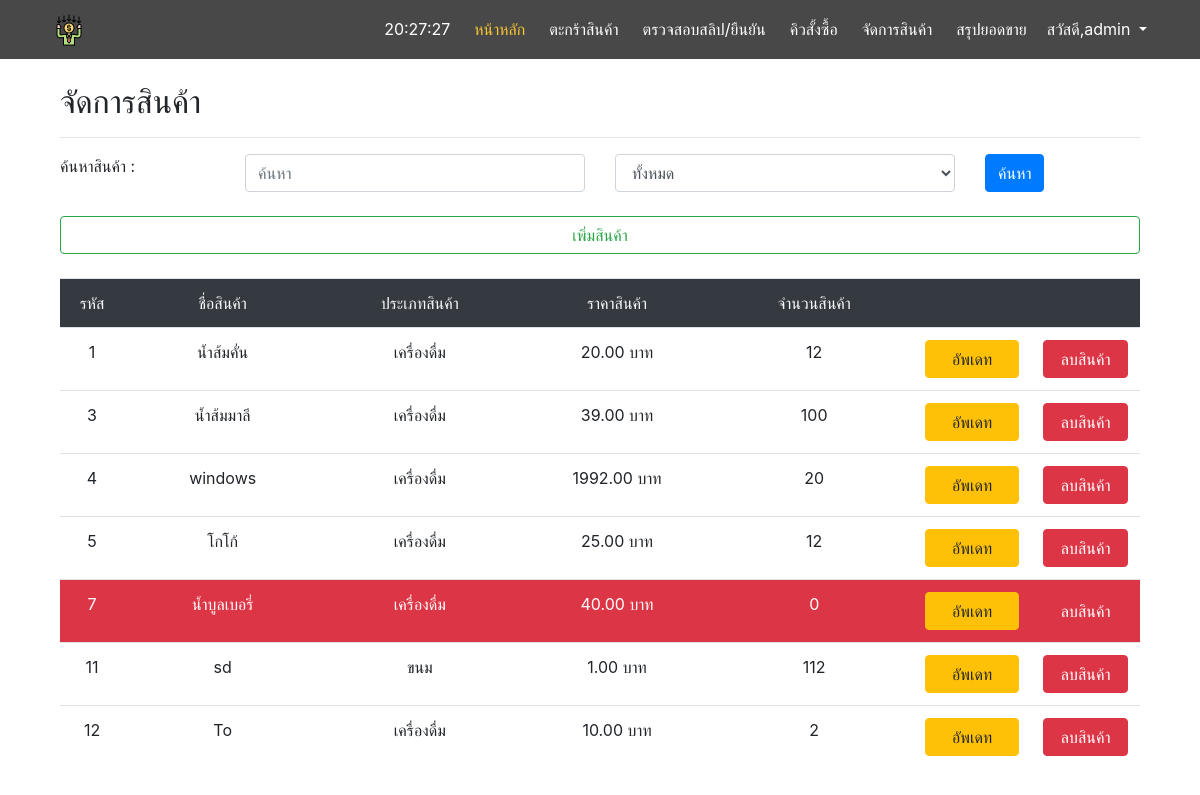
Page /manage/ (signed in) on the committed database.
### main/models.py (models this page shows, shortened)
class Product(models.Model):
    type = models.ForeignKey(Type, on_delete=models.PROTECT,null=True)
    name = models.CharField(max_length=255)
    description = models.CharField(max_length=255,null=True)
    price = models.FloatField()
    stock = models.IntegerField()
    picture = models.ImageField(default='product_pic/default.png',upload_to='product_pic',null=True,blank=True)

class Type(models.Model):
    type_name = models.CharField(max_length=255)

### manage/views.py (the view)
# urls.py: path('', views.manage, name='manage'),
@login_required
@permission_required('main.view_product')
def manage(request):
    product = Product.objects.all()
    type = Type.objects.all()
    searchtype = request.GET.get('sel','')
    searchtxt = request.GET.get('search','')
    if searchtxt:
        product = product.filter(name__icontains=searchtxt)
    if searchtype > '0':
        product = product.filter(type_id=searchtype)
    context = {
        'product' : product,
        'type' : type,
        'searchtxt' : searchtxt
    }
    return render(request, 'manage/manage.html', context=context)

### manage/templates/manage/manage.html (shortened to what this page needs)
{% extends 'base.html' %}
{% block content %}
<body>
  <div class="container">
    <h2>จัดการสินค้า</h2>
    <hr>
    <form method="GET" action="{% url 'manage' %}">
      <div class="row">
        <div class="col-sm-2">
          <label>ค้นหาสินค้า :</label>
        </div>
        <div class="col-sm-4">
          <input type="text" name="search" value="{{searchtxt}}" placeholder="ค้นหา" class="form-control col">
        </div>
        <div class="col-sm-4">
          <select name="sel" id="" class="form-control col">
            <option value="0">ทั้งหมด</option>
          </select>
        </div>
        <div class="col">
          <input type="submit" value="ค้นหา" class="btn btn-primary">
        </div>
      </div><br>
      <div class="row">
        <div class="col">
          <a href="{% url 'addpd'%}">
            <div class="btn btn-outline-success col">เพิ่มสินค้า</div>
          </a>
        </div>
      </div>
    </form><br>
      <table class="table table-bordered-primary text-center">
        <thead class="bg-dark text-light">
          <tr>
            <td>รหัส</td>
            <td>ชื่อสินค้า</td>
            <td>ประเภทสินค้า</td>
            <td>ราคาสินค้า</td>
            <td>จำนวนสินค้า</td>
            <td></td>
            <td></td>
          </tr>
        </thead>
        <tbody>
        {% for p in product %}
          {% if p.stock == 0%}
            <tr class='text-white bg-danger'>
          {% else %}
            <tr>
          {% endif %}
            <td width='10'>{{ p.id }}</td>
            <td width='150'>{{ p.name }}</td>
            <td width='150'>{{ p.type.type_name }}</td>
            <td width='150'>{{ p.price|stringformat:".2f" }} บาท</td>
            <td width='150'>{{ p.stock }}</td>
            <td width='20'>
              <a href="{% url 'pup' product_id=p.id %}">
                <div class="btn btn-warning col">อัพเดท</div>
              </a>
            </td>
            <td width='20'>
              <a href="{% url 'del_product' product_id=p.id %}">
                <div class="btn btn-danger col">ลบสินค้า</div>
              </a>
            </td>
          </tr>
          {% endfor %}
        </tbody>
      </table>
  </div>
</body>
{% endblock %}

### templates/base.html (shortened to what this page needs)
<!DOCTYPE html>
{% load static %}
<html lang="en">
<head>
    <link rel="stylesheet" type="text/css" href="{% static 'css/bootstrap.css'%}">
    <link rel="stylesheet" type="text/css" href="{% static 'css/base2.css'%}">
</head>
<body onload="startTime()">
    <nav class="navbar navbar-expand-lg sticky-top">
		<div class="container">
			<a class="navbar-brand text-white" href="{% url 'index' %}">
            <img src="{% static 'payment-terminal.png'%}"></a>
			<div class="collapse navbar-collapse" id="nvbCollapse">
				<ul class="navbar-nav ml-auto">
                    <li class="nav-item pl-1">
                        <a class="nav-link" href="#"><class="fa fa-user-plus fa-fw mr-1" id='txt'></a>
                    </li>
					<li class="nav-item active pl-1">
						<a class="nav-link" href="{% url 'index' %}">หน้าหลัก</a>
					</li>
					<li class="nav-item pl-1">
						<a class="nav-link" href="{% url 'basket' %}">ตะกร้าสินค้า</a>
					</li>
                    {% if request.user.is_staff %}
                        <li class="nav-item pl-1">
                            <a class="nav-link" href="#">ตรวจสอบสลิป/ยืนยัน</a>
                        </li>
                        <li class="nav-item pl-1">
                            <a class="nav-link" href="{% url 'queue' %}">คิวสั้งซื้อ</a>
                        </li>
                        <li class="nav-item pl-1">
                            <a class="nav-link" href="{% url 'manage' %}">จัดการสินค้า</a>
                        </li>
                        <li class="nav-item pl-1">
                            <a class="nav-link" href="{% url 'allreport' %}">สรุปยอดขาย</a>
                        </li>
                    {% endif %}
                    <li class="nav-item dropdown pl-1">
                    {% if request.user.is_active %}
                        <a class="nav-link dropdown-toggle" href="#" id="navbarDropdown" role="button" data-toggle="dropdown" aria-haspopup="true" aria-expanded="false">
                            สวัสดี,{{request.user}}
                        </a>
                    </li>
                    {% else %}
                        <a class="nav-link" href="{% url 'login' %}">เข้าสู่ระบบ</a>
                    {% endif %}
				</ul>
			</div>
		</div>
	</nav>
    <br>
    <div class="container">
        {% block content %}
        {% endblock %}
    </div>
</body>
</html>

### static/css/base2.css (style rules this page uses)
.navbar { background-color: #484848; }
.navbar .navbar-nav .nav-link { color: #fff; }
.navbar .navbar-nav .active > .nav-link { color: #fbc531; }

### rows in the picture
Product: id "1", name "น้ำส้มคั่น", type.type_name "เครื่องดื่ม", price "20.00", stock "12"
Product: id "3", name "น้ำส้มมาลี", type.type_name "เครื่องดื่ม", price "39.00", stock "100"
Product: id "4", name "windows", type.type_name "เครื่องดื่ม", price "1992.00", stock "20"
Product: id "5", name "โกโก้", type.type_name "เครื่องดื่ม", price "25.00", stock "12"
Product: id "7", name "น้ำบูลเบอรี่", type.type_name "เครื่องดื่ม", price "40.00", stock "0"
Product: id "11", name "sd", type.type_name "ขนม", price "1.00", stock "112"
Product: id "12", name "To", type.type_name "เครื่องดื่ม", price "10.00", stock "2"

### other values in the picture
{{ request.user }} "admin"
